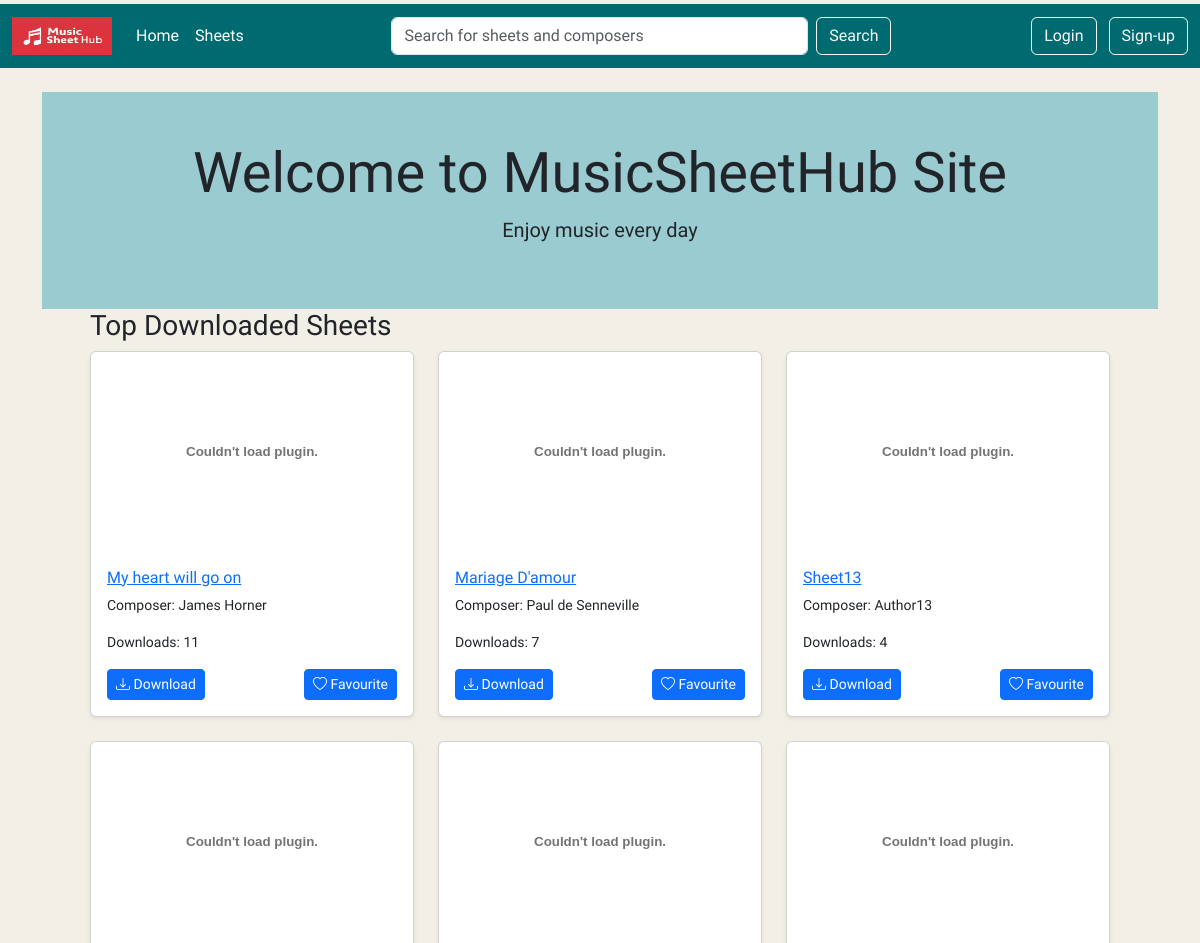
Page /home (upper part) on the earlier database version.
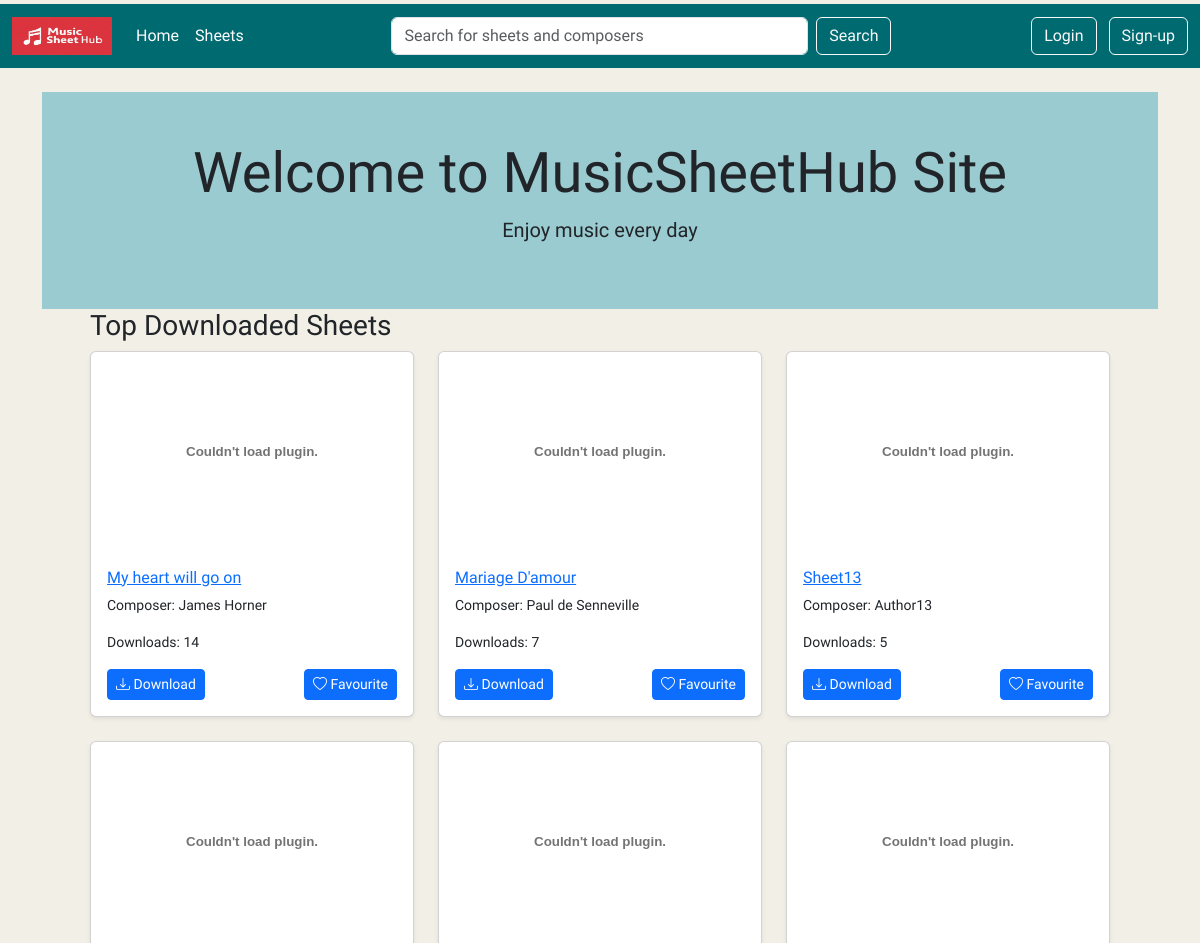
Same page on the later database version.
### tables this page shows
CREATE TABLE Sheets (id INTEGER PRIMARY KEY AUTOINCREMENT, sheetname TEXT (50), composer TEXT (50), instrument TEXT (50), filename TEXT (50), uploader_id INTEGER REFERENCES Users (id), download_count INTEGER DEFAULT (0), created_at TEXT DEFAULT (CURRENT_TIMESTAMP));

### app.py (the view)
@app.route("/")
@app.route("/home")
def home():
    db = get_db()
    cursor = db.cursor()
    cursor.execute(
        '''SELECT id, filename, sheetname, composer, Instrument,
        download_count FROM sheets ORDER BY
        download_count DESC LIMIT 12''')
    top_download = cursor.fetchall()
    cursor.execute(
        '''SELECT id, filename, sheetname, composer, Instrument, created_at
        FROM sheets ORDER BY
        created_at DESC LIMIT 12''')
    latest_uploaded = cursor.fetchall()
    return render_template(
        'home.html',
        top_download=top_download, latest_uploaded=latest_uploaded)

### app.py (called while the page is built)
def get_db():
    db = getattr(g, '_database', None)
    if db is None:
        db = g._database = sqlite3.connect(DATABASE)
    return db

@app.teardown_appcontext
def close_connection(exception):
    db = getattr(g, '_database', None)
    if db is not None:
        db.close()

### templates/home.html (shortened to what this page needs)
{% extends 'base.html' %}
{% block content %}
 <header class="py-5 text-center" style="background-color: #9ACBD0;">
    <div class="container">
        <h1 class="display-4">Welcome to MusicSheetHub Site</h1>
        <p class="lead">Enjoy music every day</p>
    </div>
 </header>
<div class="container px-4 px-md-5">
    <h3>Top Downloaded Sheets</h3>
    <div class="row row-cols-1 row-cols-md-3 g-4">
        {% for sheet in top_download %}
            <div class="col">
                <div class="card h-100 shadow-sm">
                    {% set ext = sheet[1].split('.')[-1].lower() %}
                    {% if ext in ['jpg', 'jpeg', 'png', 'gif'] %}
                        <img src="{{ url_for('preview_file', filename=sheet[1]) }}" class="card-img-top" alt="Sheet Thumbnail"
                            style="height: 200px; object-fit: cover;">
                    {% elif ext == 'pdf' %}
                        <embed src="{{ url_for('preview_file', filename=sheet[1]) }}" type="application/pdf" width="100%"
                            height="200px" />
                    {% endif %}
                    <div class="card-body">
                        <a href="{{ url_for('sheet_detail', sheet_id=sheet[0]) }}">
                            <h6 class="card-title text-truncate">{{ sheet[2] }}</h6>
                        </a>
                        <p class="card-text small">Composer: {{ sheet[3] or "N/A" }}</p>
                        <p class="card-text small">Downloads: {{ sheet[5] }}</p>
                        <div class="d-flex justify-content-between mt-3">
                            <a href="{{ url_for('download_file', sheet_id=sheet[0]) }}" class="btn btn-sm btn-primary">
                                <i class="bi bi-download"></i> Download
                            </a>
                            <a href="{{ url_for('favourite_file', sheet_id=sheet[0]) }}" class="btn btn-sm btn-primary">
                                <i class="bi bi-heart"></i> Favourite
                            </a>
                        </div>
                    </div>
                </div>
            </div>
        {% endfor %}
    </div>
</div>
{% endblock %}

Differences in the rows shown:
changed Sheets "My heart will go on": download_count "11" → "14"
changed Sheets "Sheet13": download_count "4" → "5"
